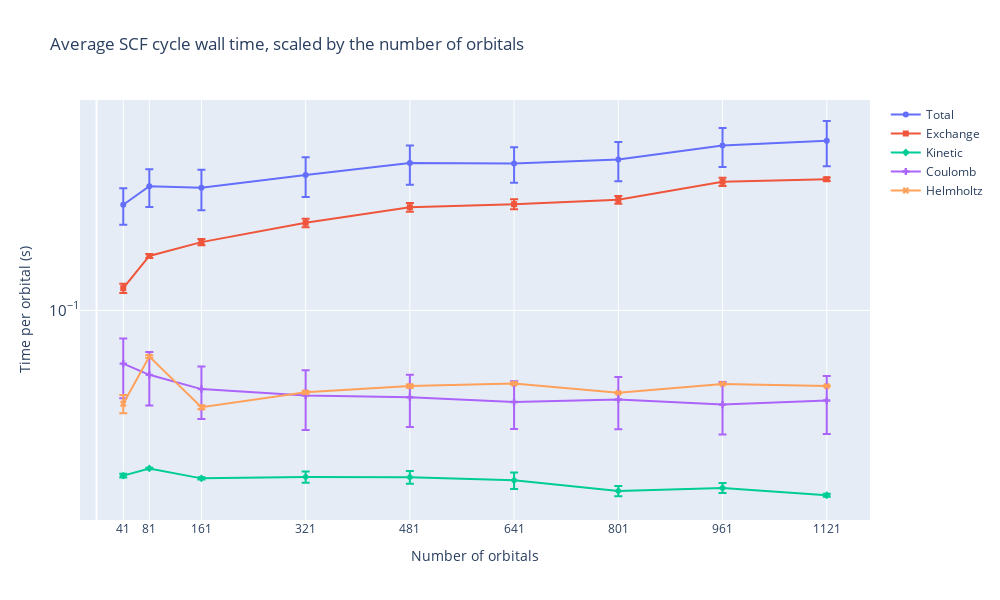

This figure's notebook cell:
### Code cell
fig.update_layout(
    hovermode="x unified",
    title=r"Average SCF cycle wall time, scaled by the number of orbitals",
    xaxis_title="Number of orbitals",
    yaxis_title="Time per orbital (s)",
    height=600,
    width=1000,
    xaxis = dict(
        tickmode='array',
        tickvals=processed["n_orbitals"],
    ),
    yaxis=dict(type="log", showexponent="all", exponentformat="power", dtick=1),
)

### Figure 1 — Plotly figure (JSON) as saved in the notebook; plotly's stock layout.template omitted (floating-point values rounded to 4 significant figures)
{"data": [{"error_y": {"array": [0.0612, 0.07769, 0.08174, 0.09188, 0.1029, 0.09323, 0.107, 0.1245, 0.1504], "type": "data", "visible": true}, "marker": {"symbol": 0}, "mode": "lines+markers", "name": "Total", "x": [41, 81, 161, 321, 481, 641, 801, 961, 1121], "y": [0.3142, 0.384, 0.3774, 0.4334, 0.493, 0.4915, 0.5126, 0.5969, 0.6274], "type": "scatter"}, {"error_y": {"array": [0.006454, 0.003908, 0.007193, 0.01177, 0.01457, 0.0172, 0.01379, 0.01757, 0.007953], "type": "data", "visible": true}, "marker": {"symbol": 1}, "mode": "lines+markers", "name": "Exchange", "x": [41, 81, 161, 321, 481, 641, 801, 961, 1121], "y": [0.1272, 0.1803, 0.2096, 0.2582, 0.3056, 0.3159, 0.3312, 0.4028, 0.4139], "type": "scatter"}, {"error_y": {"array": [0.000326, 0.000154, 0.0001781, 0.0009931, 0.001136, 0.001423, 0.0007861, 0.0007822, 0.0002036], "type": "data", "visible": true}, "marker": {"symbol": 2}, "mode": "lines+markers", "name": "Kinetic", "x": [41, 81, 161, 321, 481, 641, 801, 961, 1121], "y": [0.01672, 0.01807, 0.01623, 0.01648, 0.01644, 0.01588, 0.01417, 0.01464, 0.01352], "type": "scatter"}, {"error_y": {"array": [0.01759, 0.01405, 0.01182, 0.01245, 0.01074, 0.009376, 0.01053, 0.009977, 0.01146], "type": "data", "visible": true}, "marker": {"symbol": 3}, "mode": "lines+markers", "name": "Coulomb", "x": [41, 81, 161, 321, 481, 641, 801, 961, 1121], "y": [0.05623, 0.04979, 0.04266, 0.03984, 0.03908, 0.0371, 0.03813, 0.03607, 0.03771], "type": "scatter"}, {"error_y": {"array": [0.003582, 0.0008469, 0.0007712, 0.0005498, 0.0007725, 0.0004133, 7.986e-05, 0.0001753, 0.000115], "type": "data", "visible": true}, "marker": {"symbol": 4}, "mode": "lines+markers", "name": "Helmholtz", "x": [41, 81, 161, 321, 481, 641, 801, 961, 1121], "y": [0.03641, 0.06064, 0.03504, 0.04122, 0.04407, 0.04532, 0.04098, 0.04514, 0.04408], "type": "scatter"}], "layout": {"xaxis": {"title": {"text": "Number of orbitals"}, "tickmode": "array", "tickvals": [41, 81, 161, 321, 481, 641, 801, 961, 1121], "type": "linear", "range": [-25.4, 1187.0], "autorange": true}, "yaxis": {"title": {"text": "Time per orbital (s)"}, "type": "log", "showexponent": "all", "exponentformat": "power", "dtick": 1, "range": [-1.985, -0.01042], "autorange": true}, "hovermode": "x unified", "title": {"text": "Average SCF cycle wall time, scaled by the number of orbitals"}, "height": 600, "width": 1000}}
